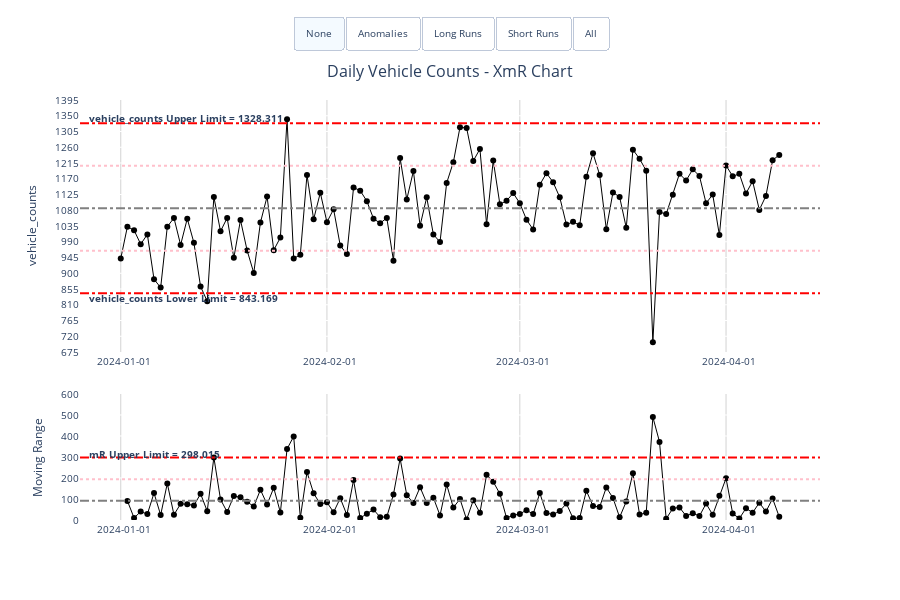

The notebook cell this image was saved under:
### Code cell
# Create XmR chart
xmr_chart = xmr.XmR(
    data=data,
    x_type='date_time',
    x_ser_name='date',
    y_ser_name='vehicle_counts',
    date_part_resolution='day',
    title='Daily Vehicle Counts - XmR Chart',
)

# Display the chart
xmr_chart.xmr_chart

### Figure 1 — Plotly figure (JSON) as saved in the notebook; plotly's stock layout.template omitted (floating-point values rounded to 4 significant figures)
{"data": [{"hovertemplate": "<b>Date:</b> %{x|%Y-%m-%d}<br><b>Value:</b> %{y:.2f}<br><extra></extra>", "line": {"color": "black", "width": 1}, "marker": {"color": "black", "size": 6}, "mode": "lines+markers", "name": "vehicle_counts", "type": "scatter", "x": ["2024-01-01", "2024-01-02", "2024-01-03", "2024-01-04", "2024-01-05", "2024-01-06", "2024-01-07", "2024-01-08", "2024-01-09", "2024-01-10", "2024-01-11", "2024-01-12", "2024-01-13", "2024-01-14", "2024-01-15", "2024-01-16", "2024-01-17", "2024-01-18", "2024-01-19", "2024-01-20", "2024-01-21", "2024-01-22", "2024-01-23", "2024-01-24", "2024-01-25", "2024-01-26", "2024-01-27", "2024-01-28", "2024-01-29", "2024-01-30", "2024-01-31", "2024-02-01", "2024-02-02", "2024-02-03", "2024-02-04", "2024-02-05", "2024-02-06", "2024-02-07", "2024-02-08", "2024-02-09", "2024-02-10", "2024-02-11", "2024-02-12", "2024-02-13", "2024-02-14", "2024-02-15", "2024-02-16", "2024-02-17", "2024-02-18", "2024-02-19", "2024-02-20", "2024-02-21", "2024-02-22", "2024-02-23", "2024-02-24", "2024-02-25", "2024-02-26", "2024-02-27", "2024-02-28", "2024-02-29", "2024-03-01", "2024-03-02", "2024-03-03", "2024-03-04", "2024-03-05", "2024-03-06", "2024-03-07", "2024-03-08", "2024-03-09", "2024-03-10", "2024-03-11", "2024-03-12", "2024-03-13", "2024-03-14", "2024-03-15", "2024-03-16", "2024-03-17", "2024-03-18", "2024-03-19", "2024-03-20", "2024-03-21", "2024-03-22", "2024-03-23", "2024-03-24", "2024-03-25", "2024-03-26", "2024-03-27", "2024-03-28", "2024-03-29", "2024-03-30", "2024-03-31", "2024-04-01", "2024-04-02", "2024-04-03", "2024-04-04", "2024-04-05", "2024-04-06", "2024-04-07", "2024-04-08", "2024-04-09"], "xaxis": "x", "y": [942, 1033, 1023, 983, 1011, 883, 859, 1033, 1058, 981, 1056, 987, 862, 820, 1118, 1020, 1058, 944, 1052, 965, 901, 1045, 1119, 966, 1002, 1340, 942, 953, 1181, 1054, 1130, 1046, 1083, 979, 955, 1145, 1136, 1106, 1056, 1043, 1058, 936, 1229, 1111, 1192, 1036, 1117, 1011, 989, 1158, 1217, 1317, 1315, 1221, 1255, 1040, 1222, 1097, 1107, 1129, 1100, 1053, 1025, 1153, 1186, 1160, 1117, 1039, 1047, 1037, 1176, 1243, 1181, 1026, 1131, 1118, 1030, 1253, 1227, 1193, 703, 1075, 1069, 1124, 1184, 1165, 1197, 1178, 1100, 1125, 1009, 1208, 1177, 1184, 1128, 1163, 1081, 1121, 1223, 1238], "yaxis": "y"}, {"hovertemplate": "<b>Date:</b> %{x|%Y-%m-%d}<br><b>Range:</b> %{y:.2f}<br><extra></extra>", "line": {"color": "black", "width": 1}, "marker": {"color": "black", "size": 6}, "mode": "lines+markers", "name": "Moving Range", "type": "scatter", "x": ["2024-01-01", "2024-01-02", "2024-01-03", "2024-01-04", "2024-01-05", "2024-01-06", "2024-01-07", "2024-01-08", "2024-01-09", "2024-01-10", "2024-01-11", "2024-01-12", "2024-01-13", "2024-01-14", "2024-01-15", "2024-01-16", "2024-01-17", "2024-01-18", "2024-01-19", "2024-01-20", "2024-01-21", "2024-01-22", "2024-01-23", "2024-01-24", "2024-01-25", "2024-01-26", "2024-01-27", "2024-01-28", "2024-01-29", "2024-01-30", "2024-01-31", "2024-02-01", "2024-02-02", "2024-02-03", "2024-02-04", "2024-02-05", "2024-02-06", "2024-02-07", "2024-02-08", "2024-02-09", "2024-02-10", "2024-02-11", "2024-02-12", "2024-02-13", "2024-02-14", "2024-02-15", "2024-02-16", "2024-02-17", "2024-02-18", "2024-02-19", "2024-02-20", "2024-02-21", "2024-02-22", "2024-02-23", "2024-02-24", "2024-02-25", "2024-02-26", "2024-02-27", "2024-02-28", "2024-02-29", "2024-03-01", "2024-03-02", "2024-03-03", "2024-03-04", "2024-03-05", "2024-03-06", "2024-03-07", "2024-03-08", "2024-03-09", "2024-03-10", "2024-03-11", "2024-03-12", "2024-03-13", "2024-03-14", "2024-03-15", "2024-03-16", "2024-03-17", "2024-03-18", "2024-03-19", "2024-03-20", "2024-03-21", "2024-03-22", "2024-03-23", "2024-03-24", "2024-03-25", "2024-03-26", "2024-03-27", "2024-03-28", "2024-03-29", "2024-03-30", "2024-03-31", "2024-04-01", "2024-04-02", "2024-04-03", "2024-04-04", "2024-04-05", "2024-04-06", "2024-04-07", "2024-04-08", "2024-04-09"], "xaxis": "x2", "y": [null, 91, 10, 40, 28, 128, 24, 174, 25, 77, 75, 69, 125, 42, 298, 98, 38, 114, 108, 87, 64, 144, 74, 153, 36, 338, 398, 11, 228, 127, 76, 84, 37, 104, 24, 190, 9, 30, 50, 13, 15, 122, 293, 118, 81, 156, 81, 106, 22, 169, 59, 100, 2, 94, 34, 215, 182, 125, 10, 22, 29, 47, 28, 128, 33, 26, 43, 78, 8, 10, 139, 67, 62, 155, 105, 13, 88, 223, 26, 34, 490, 372, 6, 55, 60, 19, 32, 19, 78, 25, 116, 199, 31, 7, 56, 35, 82, 40, 102, 15], "yaxis": "y2"}, {"marker": {"color": "red", "size": 8, "symbol": "cross"}, "mode": "markers", "texttemplate": "%{y}", "type": "scatter", "visible": false, "x": ["2024-01-14", "2024-01-26", "2024-03-21"], "xaxis": "x", "y": [820, 1340, 703], "yaxis": "y"}, {"marker": {"color": "red", "size": 8, "symbol": "cross"}, "mode": "markers", "type": "scatter", "visible": false, "x": ["2024-01-26", "2024-01-27", "2024-03-21", "2024-03-22"], "xaxis": "x2", "y": [338, 398, 490, 372], "yaxis": "y2"}], "layout": {"annotations": [{"font": {"size": 16}, "showarrow": false, "text": "Daily Vehicle Counts - XmR Chart", "x": 0.5, "xanchor": "center", "xref": "paper", "y": 1.1, "yanchor": "top", "yref": "paper"}, {"font": {"size": 10}, "showarrow": false, "text": "<b>mR Upper Limit = 298.015</b>", "x": 0.01, "xanchor": "left", "xref": "paper", "y": 312.9, "yanchor": "auto", "yref": "y2"}, {"font": {"size": 10}, "showarrow": false, "text": "<b>vehicle_counts Upper Limit = 1328.311</b>", "x": 0.01, "xanchor": "left", "xref": "paper", "y": 1343.0, "yanchor": "auto", "yref": "y"}, {"font": {"size": 10}, "showarrow": false, "text": "<b>vehicle_counts Lower Limit = 843.169</b>", "x": 0.01, "xanchor": "left", "xref": "paper", "y": 828.6, "yanchor": "auto", "yref": "y"}], "font": {"size": 10}, "height": 600, "hovermode": "x", "plot_bgcolor": "white", "shapes": [{"line": {"color": "gray", "dash": "dashdot"}, "type": "line", "x0": 0, "x1": 1, "xref": "x domain", "y0": 1086.0, "y1": 1086.0, "yref": "y"}, {"line": {"color": "red", "dash": "dashdot"}, "type": "line", "x0": 0, "x1": 1, "xref": "x domain", "y0": 1328.0, "y1": 1328.0, "yref": "y"}, {"line": {"color": "red", "dash": "dashdot"}, "type": "line", "x0": 0, "x1": 1, "xref": "x domain", "y0": 843.2, "y1": 843.2, "yref": "y"}, {"line": {"color": "pink", "dash": "dot"}, "type": "line", "x0": 0, "x1": 1, "xref": "x domain", "y0": 1207.0, "y1": 1207.0, "yref": "y"}, {"line": {"color": "pink", "dash": "dot"}, "type": "line", "x0": 0, "x1": 1, "xref": "x domain", "y0": 964.5, "y1": 964.5, "yref": "y"}, {"line": {"color": "gray", "dash": "dashdot"}, "type": "line", "x0": 0, "x1": 1, "xref": "x domain", "y0": 91.19, "y1": 91.19, "yref": "y2"}, {"line": {"color": "red", "dash": "dashdot"}, "type": "line", "x0": 0, "x1": 1, "xref": "x domain", "y0": 298.0, "y1": 298.0, "yref": "y2"}, {"line": {"color": "pink", "dash": "dot"}, "type": "line", "x0": 0, "x1": 1, "xref": "x domain", "y0": 194.6, "y1": 194.6, "yref": "y2"}], "showlegend": false, "updatemenus": [{"active": 0, "buttons": [{"args": [{"visible": [true, true, false, false]}, {"annotations": [{"font": {"size": 16}, "showarrow": false, "text": "Daily Vehicle Counts - XmR Chart", "x": 0.5, "xanchor": "center", "xref": "paper", "y": 1.1, "yanchor": "top", "yref": "paper"}, {"font": {"size": 10}, "showarrow": false, "text": "<b>mR Upper Limit = 298.015</b>", "x": 0.01, "xanchor": "left", "xref": "paper", "y": 312.9, "yanchor": "auto", "yref": "y2"}, {"font": {"size": 10}, "showarrow": false, "text": "<b>vehicle_counts Upper Limit = 1328.311</b>", "x": 0.01, "xanchor": "left", "xref": "paper", "y": 1343.0, "yanchor": "auto", "yref": "y"}, {"font": {"size": 10}, "showarrow": false, "text": "<b>vehicle_counts Lower Limit = 843.169</b>", "x": 0.01, "xanchor": "left", "xref": "paper", "y": 828.6, "yanchor": "auto", "yref": "y"}], "shapes": [{"line": {"color": "gray", "dash": "dashdot"}, "type": "line", "x0": 0, "x1": 1, "xref": "x domain", "y0": 1086.0, "y1": 1086.0, "yref": "y"}, {"line": {"color": "red", "dash": "dashdot"}, "type": "line", "x0": 0, "x1": 1, "xref": "x domain", "y0": 1328.0, "y1": 1328.0, "yref": "y"}, {"line": {"color": "red", "dash": "dashdot"}, "type": "line", "x0": 0, "x1": 1, "xref": "x domain", "y0": 843.2, "y1": 843.2, "yref": "y"}, {"line": {"color": "pink", "dash": "dot"}, "type": "line", "x0": 0, "x1": 1, "xref": "x domain", "y0": 1207.0, "y1": 1207.0, "yref": "y"}, {"line": {"color": "pink", "dash": "dot"}, "type": "line", "x0": 0, "x1": 1, "xref": "x domain", "y0": 964.5, "y1": 964.5, "yref": "y"}, {"line": {"color": "gray", "dash": "dashdot"}, "type": "line", "x0": 0, "x1": 1, "xref": "x domain", "y0": 91.19, "y1": 91.19, "yref": "y2"}, {"line": {"color": "red", "dash": "dashdot"}, "type": "line", "x0": 0, "x1": 1, "xref": "x domain", "y0": 298.0, "y1": 298.0, "yref": "y2"}, {"line": {"color": "pink", "dash": "dot"}, "type": "line", "x0": 0, "x1": 1, "xref": "x domain", "y0": 194.6, "y1": 194.6, "yref": "y2"}]}], "label": "None", "method": "update"}, {"args": [{"visible": [true, true, true, true]}, {"annotations": [{"font": {"size": 16}, "showarrow": false, "text": "Daily Vehicle Counts - XmR Chart", "x": 0.5, "xanchor": "center", "xref": "paper", "y": 1.1, "yanchor": "top", "yref": "paper"}, {"font": {"size": 10}, "showarrow": false, "text": "<b>mR Upper Limit = 298.015</b>", "x": 0.01, "xanchor": "left", "xref": "paper", "y": 312.9, "yanchor": "auto", "yref": "y2"}, {"font": {"size": 10}, "showarrow": false, "text": "<b>vehicle_counts Upper Limit = 1328.311</b>", "x": 0.01, "xanchor": "left", "xref": "paper", "y": 1343.0, "yanchor": "auto", "yref": "y"}, {"font": {"size": 10}, "showarrow": false, "text": "<b>vehicle_counts Lower Limit = 843.169</b>", "x": 0.01, "xanchor": "left", "xref": "paper", "y": 828.6, "yanchor": "auto", "yref": "y"}], "shapes": [{"line": {"color": "gray", "dash": "dashdot"}, "type": "line", "x0": 0, "x1": 1, "xref": "x domain", "y0": 1086.0, "y1": 1086.0, "yref": "y"}, {"line": {"color": "red", "dash": "dashdot"}, "type": "line", "x0": 0, "x1": 1, "xref": "x domain", "y0": 1328.0, "y1": 1328.0, "yref": "y"}, {"line": {"color": "red", "dash": "dashdot"}, "type": "line", "x0": 0, "x1": 1, "xref": "x domain", "y0": 843.2, "y1": 843.2, "yref": "y"}, {"line": {"color": "pink", "dash": "dot"}, "type": "line", "x0": 0, "x1": 1, "xref": "x domain", "y0": 1207.0, "y1": 1207.0, "yref": "y"}, {"line": {"color": "pink", "dash": "dot"}, "type": "line", "x0": 0, "x1": 1, "xref": "x domain", "y0": 964.5, "y1": 964.5, "yref": "y"}, {"line": {"color": "gray", "dash": "dashdot"}, "type": "line", "x0": 0, "x1": 1, "xref": "x domain", "y0": 91.19, "y1": 91.19, "yref": "y2"}, {"line": {"color": "red", "dash": "dashdot"}, "type": "line", "x0": 0, "x1": 1, "xref": "x domain", "y0": 298.0, "y1": 298.0, "yref": "y2"}, {"line": {"color": "pink", "dash": "dot"}, "type": "line", "x0": 0, "x1": 1, "xref": "x domain", "y0": 194.6, "y1": 194.6, "yref": "y2"}]}], "label": "Anomalies", "method": "update"}, {"args": [{"visible": [true, true, false, false]}, {"annotations": [{"font": {"size": 16}, "showarrow": false, "text": "Daily Vehicle Counts - XmR Chart", "x": 0.5, "xanchor": "center", "xref": "paper", "y": 1.1, "yanchor": "top", "yref": "paper"}, {"font": {"size": 10}, "showarrow": false, "text": "<b>mR Upper Limit = 298.015</b>", "x": 0.01, "xanchor": "left", "xref": "paper", "y": 312.9, "yanchor": "auto", "yref": "y2"}, {"font": {"size": 10}, "showarrow": false, "text": "<b>vehicle_counts Upper Limit = 1328.311</b>", "x": 0.01, "xanchor": "left", "xref": "paper", "y": 1343.0, "yanchor": "auto", "yref": "y"}, {"font": {"size": 10}, "showarrow": false, "text": "<b>vehicle_counts Lower Limit = 843.169</b>", "x": 0.01, "xanchor": "left", "xref": "paper", "y": 828.6, "yanchor": "auto", "yref": "y"}], "shapes": [{"line": {"color": "gray", "dash": "dashdot"}, "type": "line", "x0": 0, "x1": 1, "xref": "x domain", "y0": 1086.0, "y1": 1086.0, "yref": "y"}, {"line": {"color": "red", "dash": "dashdot"}, "type": "line", "x0": 0, "x1": 1, "xref": "x domain", "y0": 1328.0, "y1": 1328.0, "yref": "y"}, {"line": {"color": "red", "dash": "dashdot"}, "type": "line", "x0": 0, "x1": 1, "xref": "x domain", "y0": 843.2, "y1": 843.2, "yref": "y"}, {"line": {"color": "pink", "dash": "dot"}, "type": "line", "x0": 0, "x1": 1, "xref": "x domain", "y0": 1207.0, "y1": 1207.0, "yref": "y"}, {"line": {"color": "pink", "dash": "dot"}, "type": "line", "x0": 0, "x1": 1, "xref": "x domain", "y0": 964.5, "y1": 964.5, "yref": "y"}, {"line": {"color": "gray", "dash": "dashdot"}, "type": "line", "x0": 0, "x1": 1, "xref": "x domain", "y0": 91.19, "y1": 91.19, "yref": "y2"}, {"line": {"color": "red", "dash": "dashdot"}, "type": "line", "x0": 0, "x1": 1, "xref": "x domain", "y0": 298.0, "y1": 298.0, "yref": "y2"}, {"line": {"color": "pink", "dash": "dot"}, "type": "line", "x0": 0, "x1": 1, "xref": "x domain", "y0": 194.6, "y1": 194.6, "yref": "y2"}, {"fillcolor": "pink", "line": {"color": "purple", "dash": "longdashdot", "width": 2}, "name": "Long Run", "opacity": 0.2, "path": "M 2024-01-01 00:00:00 978.0 L 2024-01-02 00:00:00 1069.0 L 2024-01-03 00:00:00 1059.0 L 2024-01-04 00:00:00 1019.0 L 2024-01-05 00:00:00 1047.0 L 2024-01-06 00:00:00 919.0 L 2024-01-07 00:00:00 895.0 L 2024-01-08 00:00:00 1069.0 L 2024-01-09 00:00:00 1094.0 L 2024-01-10 00:00:00 1017.0 L 2024-01-11 00:00:00 1092.0 L 2024-01-12 00:00:00 1023.0 L 2024-01-13 00:00:00 898.0 L 2024-01-14 00:00:00 856.0 L 2024-01-14 00:00:00 784.0 L 2024-01-13 00:00:00 826.0 L 2024-01-12 00:00:00 951.0 L 2024-01-11 00:00:00 1020.0 L 2024-01-10 00:00:00 945.0 L 2024-01-09 00:00:00 1022.0 L 2024-01-08 00:00:00 997.0 L 2024-01-07 00:00:00 823.0 L 2024-01-06 00:00:00 847.0 L 2024-01-05 00:00:00 975.0 L 2024-01-04 00:00:00 947.0 L 2024-01-03 00:00:00 987.0 L 2024-01-02 00:00:00 997.0 L 2024-01-01 00:00:00 906.0 Z", "type": "path"}]}], "label": "Long Runs", "method": "update"}, {"args": [{"visible": [true, true, false, false]}, {"annotations": [{"font": {"size": 16}, "showarrow": false, "text": "Daily Vehicle Counts - XmR Chart", "x": 0.5, "xanchor": "center", "xref": "paper", "y": 1.1, "yanchor": "top", "yref": "paper"}, {"font": {"size": 10}, "showarrow": false, "text": "<b>mR Upper Limit = 298.015</b>", "x": 0.01, "xanchor": "left", "xref": "paper", "y": 312.9, "yanchor": "auto", "yref": "y2"}, {"font": {"size": 10}, "showarrow": false, "text": "<b>vehicle_counts Upper Limit = 1328.311</b>", "x": 0.01, "xanchor": "left", "xref": "paper", "y": 1343.0, "yanchor": "auto", "yref": "y"}, {"font": {"size": 10}, "showarrow": false, "text": "<b>vehicle_counts Lower Limit = 843.169</b>", "x": 0.01, "xanchor": "left", "xref": "paper", "y": 828.6, "yanchor": "auto", "yref": "y"}], "shapes": [{"line": {"color": "gray", "dash": "dashdot"}, "type": "line", "x0": 0, "x1": 1, "xref": "x domain", "y0": 1086.0, "y1": 1086.0, "yref": "y"}, {"line": {"color": "red", "dash": "dashdot"}, "type": "line", "x0": 0, "x1": 1, "xref": "x domain", "y0": 1328.0, "y1": 1328.0, "yref": "y"}, {"line": {"color": "red", "dash": "dashdot"}, "type": "line", "x0": 0, "x1": 1, "xref": "x domain", "y0": 843.2, "y1": 843.2, "yref": "y"}, {"line": {"color": "pink", "dash": "dot"}, "type": "line", "x0": 0, "x1": 1, "xref": "x domain", "y0": 1207.0, "y1": 1207.0, "yref": "y"}, {"line": {"color": "pink", "dash": "dot"}, "type": "line", "x0": 0, "x1": 1, "xref": "x domain", "y0": 964.5, "y1": 964.5, "yref": "y"}, {"line": {"color": "gray", "dash": "dashdot"}, "type": "line", "x0": 0, "x1": 1, "xref": "x domain", "y0": 91.19, "y1": 91.19, "yref": "y2"}, {"line": {"color": "red", "dash": "dashdot"}, "type": "line", "x0": 0, "x1": 1, "xref": "x domain", "y0": 298.0, "y1": 298.0, "yref": "y2"}, {"line": {"color": "pink", "dash": "dot"}, "type": "line", "x0": 0, "x1": 1, "xref": "x domain", "y0": 194.6, "y1": 194.6, "yref": "y2"}, {"fillcolor": "purple", "line": {"color": "blue", "dash": "longdashdot", "width": 2}, "name": "Short Run", "opacity": 0.2, "path": "M 2024-02-19 00:00:00 1194.0 L 2024-02-20 00:00:00 1253.0 L 2024-02-21 00:00:00 1353.0 L 2024-02-22 00:00:00 1351.0 L 2024-02-23 00:00:00 1257.0 L 2024-02-24 00:00:00 1291.0 L 2024-02-25 00:00:00 1076.0 L 2024-02-26 00:00:00 1258.0 L 2024-02-26 00:00:00 1186.0 L 2024-02-25 00:00:00 1004.0 L 2024-02-24 00:00:00 1219.0 L 2024-02-23 00:00:00 1185.0 L 2024-02-22 00:00:00 1279.0 L 2024-02-21 00:00:00 1281.0 L 2024-02-20 00:00:00 1181.0 L 2024-02-19 00:00:00 1122.0 Z", "type": "path"}]}], "label": "Short Runs", "method": "update"}, {"args": [{"visible": [true, true, true, true]}, {"annotations": [{"font": {"size": 16}, "showarrow": false, "text": "Daily Vehicle Counts - XmR Chart", "x": 0.5, "xanchor": "center", "xref": "paper", "y": 1.1, "yanchor": "top", "yref": "paper"}, {"font": {"size": 10}, "showarrow": false, "text": "<b>mR Upper Limit = 298.015</b>", "x": 0.01, "xanchor": "left", "xref": "paper", "y": 312.9, "yanchor": "auto", "yref": "y2"}, {"font": {"size": 10}, "showarrow": false, "text": "<b>vehicle_counts Upper Limit = 1328.311</b>", "x": 0.01, "xanchor": "left", "xref": "paper", "y": 1343.0, "yanchor": "auto", "yref": "y"}, {"font": {"size": 10}, "showarrow": false, "text": "<b>vehicle_counts Lower Limit = 843.169</b>", "x": 0.01, "xanchor": "left", "xref": "paper", "y": 828.6, "yanchor": "auto", "yref": "y"}], "shapes": [{"line": {"color": "gray", "dash": "dashdot"}, "type": "line", "x0": 0, "x1": 1, "xref": "x domain", "y0": 1086.0, "y1": 1086.0, "yref": "y"}, {"line": {"color": "red", "dash": "dashdot"}, "type": "line", "x0": 0, "x1": 1, "xref": "x domain", "y0": 1328.0, "y1": 1328.0, "yref": "y"}, {"line": {"color": "red", "dash": "dashdot"}, "type": "line", "x0": 0, "x1": 1, "xref": "x domain", "y0": 843.2, "y1": 843.2, "yref": "y"}, {"line": {"color": "pink", "dash": "dot"}, "type": "line", "x0": 0, "x1": 1, "xref": "x domain", "y0": 1207.0, "y1": 1207.0, "yref": "y"}, {"line": {"color": "pink", "dash": "dot"}, "type": "line", "x0": 0, "x1": 1, "xref": "x domain", "y0": 964.5, "y1": 964.5, "yref": "y"}, {"line": {"color": "gray", "dash": "dashdot"}, "type": "line", "x0": 0, "x1": 1, "xref": "x domain", "y0": 91.19, "y1": 91.19, "yref": "y2"}, {"line": {"color": "red", "dash": "dashdot"}, "type": "line", "x0": 0, "x1": 1, "xref": "x domain", "y0": 298.0, "y1": 298.0, "yref": "y2"}, {"line": {"color": "pink", "dash": "dot"}, "type": "line", "x0": 0, "x1": 1, "xref": "x domain", "y0": 194.6, "y1": 194.6, "yref": "y2"}, {"fillcolor": "pink", "line": {"color": "purple", "dash": "longdashdot", "width": 2}, "name": "Long Run", "opacity": 0.2, "path": "M 2024-01-01 00:00:00 978.0 L 2024-01-02 00:00:00 1069.0 L 2024-01-03 00:00:00 1059.0 L 2024-01-04 00:00:00 1019.0 L 2024-01-05 00:00:00 1047.0 L 2024-01-06 00:00:00 919.0 L 2024-01-07 00:00:00 895.0 L 2024-01-08 00:00:00 1069.0 L 2024-01-09 00:00:00 1094.0 L 2024-01-10 00:00:00 1017.0 L 2024-01-11 00:00:00 1092.0 L 2024-01-12 00:00:00 1023.0 L 2024-01-13 00:00:00 898.0 L 2024-01-14 00:00:00 856.0 L 2024-01-14 00:00:00 784.0 L 2024-01-13 00:00:00 826.0 L 2024-01-12 00:00:00 951.0 L 2024-01-11 00:00:00 1020.0 L 2024-01-10 00:00:00 945.0 L 2024-01-09 00:00:00 1022.0 L 2024-01-08 00:00:00 997.0 L 2024-01-07 00:00:00 823.0 L 2024-01-06 00:00:00 847.0 L 2024-01-05 00:00:00 975.0 L 2024-01-04 00:00:00 947.0 L 2024-01-03 00:00:00 987.0 L 2024-01-02 00:00:00 997.0 L 2024-01-01 00:00:00 906.0 Z", "type": "path"}, {"fillcolor": "purple", "line": {"color": "blue", "dash": "longdashdot", "width": 2}, "name": "Short Run", "opacity": 0.2, "path": "M 2024-02-19 00:00:00 1194.0 L 2024-02-20 00:00:00 1253.0 L 2024-02-21 00:00:00 1353.0 L 2024-02-22 00:00:00 1351.0 L 2024-02-23 00:00:00 1257.0 L 2024-02-24 00:00:00 1291.0 L 2024-02-25 00:00:00 1076.0 L 2024-02-26 00:00:00 1258.0 L 2024-02-26 00:00:00 1186.0 L 2024-02-25 00:00:00 1004.0 L 2024-02-24 00:00:00 1219.0 L 2024-02-23 00:00:00 1185.0 L 2024-02-22 00:00:00 1279.0 L 2024-02-21 00:00:00 1281.0 L 2024-02-20 00:00:00 1181.0 L 2024-02-19 00:00:00 1122.0 Z", "type": "path"}]}], "label": "All", "method": "update"}], "direction": "right", "type": "buttons", "x": 0.5, "xanchor": "center", "y": 1.2}], "xaxis": {"anchor": "y", "automargin": true, "domain": [0, 1], "dtick": "M1", "gridcolor": "lightgray", "showgrid": true, "showline": true, "showspikes": true, "showticklabels": true, "spikemode": "across+toaxis", "spikesnap": "cursor", "tickangle": 0, "tickformat": "%Y-%m-%d", "ticklabelmode": "period", "type": "date", "zeroline": false}, "xaxis2": {"anchor": "y2", "automargin": true, "domain": [0, 1], "dtick": "M1", "gridcolor": "lightgray", "showgrid": true, "showline": true, "showspikes": true, "showticklabels": true, "spikemode": "across+toaxis", "spikesnap": "cursor", "tickangle": 0, "tickformat": "%Y-%m-%d", "ticklabelmode": "period", "type": "date", "zeroline": false}, "yaxis": {"anchor": "x", "domain": [0.4, 1], "dtick": 45, "range": [675, 1395], "tickformat": "0", "title": {"text": "vehicle_counts"}}, "yaxis2": {"anchor": "x2", "domain": [0, 0.3], "dtick": 100, "range": [0, 600], "tickformat": "0", "title": {"text": "Moving Range"}}}}
